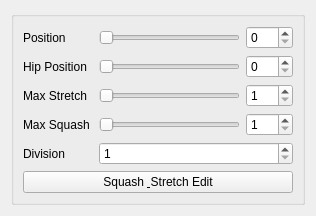
<?xml version="1.0" encoding="UTF-8"?>
<ui version="4.0">
 <class>Form</class>
 <widget class="QWidget" name="Form">
  <property name="geometry">
   <rect>
    <x>0</x>
    <y>0</y>
    <width>316</width>
    <height>205</height>
   </rect>
  </property>
  <property name="windowTitle">
   <string>Form</string>
  </property>
  <layout class="QVBoxLayout" name="verticalLayout">
   <item>
    <widget class="QGroupBox" name="groupBox">
     <property name="title">
      <string/>
     </property>
     <layout class="QGridLayout" name="gridLayout">
      <item row="0" column="2">
       <widget class="QSlider" name="position_horizontalSlider">
        <property name="maximum">
         <number>100</number>
        </property>
        <property name="orientation">
         <enum>Qt::Horizontal</enum>
        </property>
       </widget>
      </item>
      <item row="2" column="2">
       <widget class="QSlider" name="stretch_horizontalSlider">
        <property name="minimum">
         <number>1</number>
        </property>
        <property name="maximum">
         <number>999</number>
        </property>
        <property name="orientation">
         <enum>Qt::Horizontal</enum>
        </property>
       </widget>
      </item>
      <item row="2" column="3">
       <widget class="QSpinBox" name="stretch_spinBox">
        <property name="minimum">
         <number>1</number>
        </property>
        <property name="maximum">
         <number>999</number>
        </property>
       </widget>
      </item>
      <item row="3" column="2">
       <widget class="QSlider" name="squash_horizontalSlider">
        <property name="minimum">
         <number>1</number>
        </property>
        <property name="maximum">
         <number>100</number>
        </property>
        <property name="orientation">
         <enum>Qt::Horizontal</enum>
        </property>
       </widget>
      </item>
      <item row="4" column="2" colspan="2">
       <widget class="QSpinBox" name="division_spinBox">
        <property name="minimum">
         <number>1</number>
        </property>
        <property name="maximum">
         <number>999</number>
        </property>
       </widget>
      </item>
      <item row="2" column="0" colspan="2">
       <widget class="QLabel" name="label">
        <property name="text">
         <string>Max Stretch</string>
        </property>
       </widget>
      </item>
      <item row="4" column="0">
       <widget class="QLabel" name="label_3">
        <property name="text">
         <string>Division</string>
        </property>
       </widget>
      </item>
      <item row="1" column="0">
       <widget class="QLabel" name="label_5">
        <property name="text">
         <string>Hip Position</string>
        </property>
       </widget>
      </item>
      <item row="0" column="3">
       <widget class="QSpinBox" name="position_spinBox">
        <property name="maximum">
         <number>100</number>
        </property>
       </widget>
      </item>
      <item row="3" column="0" colspan="2">
       <widget class="QLabel" name="label_2">
        <property name="text">
         <string>Max Squash</string>
        </property>
       </widget>
      </item>
      <item row="5" column="0" colspan="4">
       <widget class="QPushButton" name="squash_stretch_pushButton">
        <property name="text">
         <string>Squash &amp; Stretch Edit</string>
        </property>
       </widget>
      </item>
      <item row="3" column="3">
       <widget class="QSpinBox" name="squash_spinBox">
        <property name="minimum">
         <number>1</number>
        </property>
        <property name="maximum">
         <number>100</number>
        </property>
       </widget>
      </item>
      <item row="0" column="0">
       <widget class="QLabel" name="label_4">
        <property name="text">
         <string>Position</string>
        </property>
       </widget>
      </item>
      <item row="6" column="1" colspan="3">
       <spacer name="verticalSpacer">
        <property name="orientation">
         <enum>Qt::Vertical</enum>
        </property>
        <property name="sizeHint" stdset="0">
         <size>
          <width>20</width>
          <height>0</height>
         </size>
        </property>
       </spacer>
      </item>
      <item row="1" column="2">
       <widget class="QSlider" name="hip_position_horizontalSlider">
        <property name="orientation">
         <enum>Qt::Horizontal</enum>
        </property>
       </widget>
      </item>
      <item row="1" column="3">
       <widget class="QSpinBox" name="hip_position_spinBox"/>
      </item>
     </layout>
    </widget>
   </item>
  </layout>
 </widget>
 <resources/>
 <connections>
  <connection>
   <sender>position_horizontalSlider</sender>
   <signal>valueChanged(int)</signal>
   <receiver>position_spinBox</receiver>
   <slot>setValue(int)</slot>
   <hints>
    <hint type="sourcelabel">
     <x>217</x>
     <y>23</y>
    </hint>
    <hint type="destinationlabel">
     <x>252</x>
     <y>27</y>
    </hint>
   </hints>
  </connection>
  <connection>
   <sender>position_spinBox</sender>
   <signal>valueChanged(int)</signal>
   <receiver>position_horizontalSlider</receiver>
   <slot>setValue(int)</slot>
   <hints>
    <hint type="sourcelabel">
     <x>250</x>
     <y>34</y>
    </hint>
    <hint type="destinationlabel">
     <x>228</x>
     <y>36</y>
    </hint>
   </hints>
  </connection>
  <connection>
   <sender>stretch_horizontalSlider</sender>
   <signal>valueChanged(int)</signal>
   <receiver>stretch_spinBox</receiver>
   <slot>setValue(int)</slot>
   <hints>
    <hint type="sourcelabel">
     <x>215</x>
     <y>59</y>
    </hint>
    <hint type="destinationlabel">
     <x>261</x>
     <y>59</y>
    </hint>
   </hints>
  </connection>
  <connection>
   <sender>stretch_spinBox</sender>
   <signal>valueChanged(int)</signal>
   <receiver>stretch_horizontalSlider</receiver>
   <slot>setValue(int)</slot>
   <hints>
    <hint type="sourcelabel">
     <x>256</x>
     <y>48</y>
    </hint>
    <hint type="destinationlabel">
     <x>217</x>
     <y>53</y>
    </hint>
   </hints>
  </connection>
  <connection>
   <sender>squash_horizontalSlider</sender>
   <signal>valueChanged(int)</signal>
   <receiver>squash_spinBox</receiver>
   <slot>setValue(int)</slot>
   <hints>
    <hint type="sourcelabel">
     <x>215</x>
     <y>83</y>
    </hint>
    <hint type="destinationlabel">
     <x>254</x>
     <y>85</y>
    </hint>
   </hints>
  </connection>
  <connection>
   <sender>squash_spinBox</sender>
   <signal>valueChanged(int)</signal>
   <receiver>squash_horizontalSlider</receiver>
   <slot>setValue(int)</slot>
   <hints>
    <hint type="sourcelabel">
     <x>257</x>
     <y>82</y>
    </hint>
    <hint type="destinationlabel">
     <x>213</x>
     <y>83</y>
    </hint>
   </hints>
  </connection>
 </connections>
</ui>
